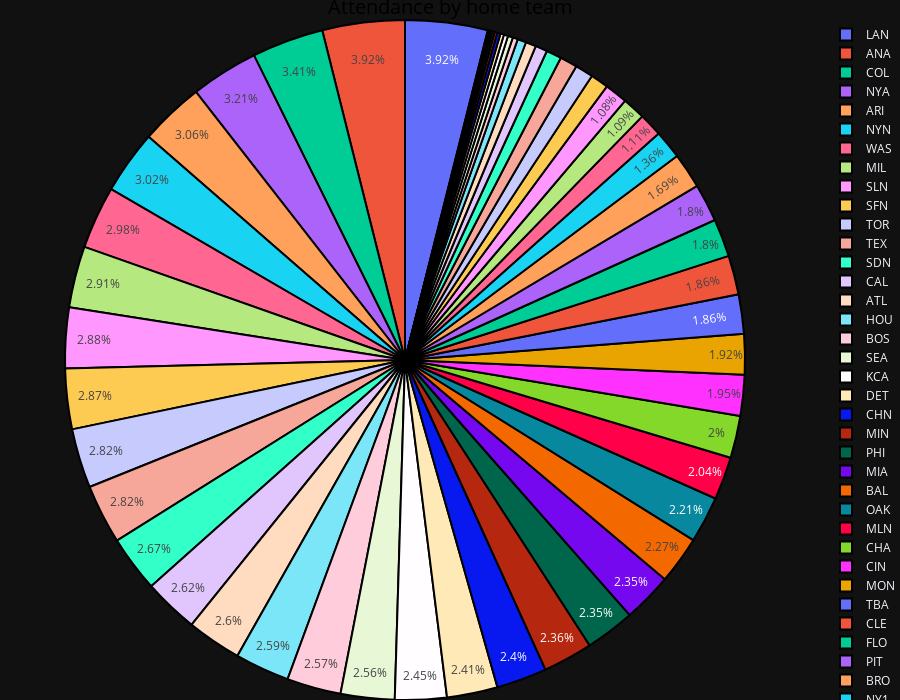

Notebook code for this chart:
### Markdown cell above
# 4

### Code cell
def make_pie(attendance):
    fig = go.Figure()
    fig.add_trace(
        go.Pie(
            labels=attendance.keys(), values=attendance,
        )
    )
    fig.update_traces(marker_line_color='rgb(0,0,0)', marker_line_width=2, textposition='inside')
    fig.update_layout(
        title=dict(
            font=dict(size=20, color='black'),
            x=0.5,
            y=1,
            text='Attendance by home team',
        ),
        xaxis_title=dict(text="Team", font=dict(size=16, color='black')),
        yaxis_title=dict(text="Attendance", font=dict(size=16, color='black')),
        height=700,
        margin=dict(l=0, r=0, t=20, b=0),
        uniformtext_minsize=12,
        uniformtext_mode='hide'
    )
    fig.update_xaxes(tickangle=315, gridwidth=2, gridcolor='ivory', tickfont_size=14)
    fig.update_yaxes(gridwidth=2, gridcolor='ivory', tickfont_size=14)
    fig.show()
    
def prepare_data_for_pie(data):
    min_attendance = data.sum() * 0.02
    print(min_attendance)
    prepared_data = pd.Series()
    for (index, value) in data.items():
        if value >= min_attendance:
            print(pd.Series([value], index=[index]))
            # prepared_data.add(pd.Series([value], index=[index]))
    
    
    print(prepared_data)
    return prepared_data

make_pie(mean_attendance_by_home_team)

### Figure 1 — Plotly figure (JSON) as saved in the notebook; plotly's stock layout.template omitted (floating-point values rounded to 4 significant figures)
{"data": [{"labels": ["ANA", "ARI", "ATL", "BAL", "BL1", "BOS", "BR1", "BR2", "BRO", "BS1", "BSN", "CAL", "CH1", "CHA", "CHN", "CIN", "CL1", "CLE", "COL", "DET", "FLO", "FW1", "HOU", "KC1", "KCA", "LAA", "LAN", "MIA", "MID", "MIL", "MIN", "MLN", "MON", "NY1", "NY2", "NYA", "NYN", "OAK", "PH1", "PHA", "PHI", "PIT", "RC1", "SDN", "SE1", "SEA", "SFN", "SLA", "SLN", "TBA", "TEX", "TOR", "TRO", "WAS", "WS1", "WS2", "WS3", "WS4"], "values": [37140.0, 29030.0, 24630.0, 21570.0, 1614.0, 24400.0, 500.0, 250.0, 16060.0, 2295.0, 10560.0, 24820.0, 5381.0, 19020.0, 22750.0, 18500.0, 1462.0, 17650.0, 32360.0, 22860.0, 17060.0, 587.5, 24570.0, 10320.0, 23280.0, 10270.0, 37180.0, 22280.0, 500.0, 27630.0, 22380.0, 19310.0, 18220.0, 12860.0, 2259.0, 30490.0, 28670.0, 20920.0, 3917.0, 6913.0, 22340.0, 17050.0, 1033.0, 25360.0, 8149.0, 24280.0, 27250.0, 4662.0, 27340.0, 17660.0, 26760.0, 26780.0, 1218.0, 28300.0, 7852.0, 8100.0, 1896.0, 225.0], "type": "pie", "marker": {"line": {"color": "rgb(0,0,0)", "width": 2}}, "textposition": "inside"}], "layout": {"title": {"font": {"size": 20, "color": "black"}, "x": 0.5, "y": 1, "text": "Attendance by home team"}, "xaxis": {"title": {"font": {"size": 16, "color": "black"}, "text": "Team"}, "tickfont": {"size": 14}, "tickangle": -45, "gridwidth": 2, "gridcolor": "ivory"}, "yaxis": {"title": {"font": {"size": 16, "color": "black"}, "text": "Attendance"}, "tickfont": {"size": 14}, "gridwidth": 2, "gridcolor": "ivory"}, "margin": {"l": 0, "r": 0, "t": 20, "b": 0}, "uniformtext": {"minsize": 12, "mode": "hide"}, "height": 700}}
